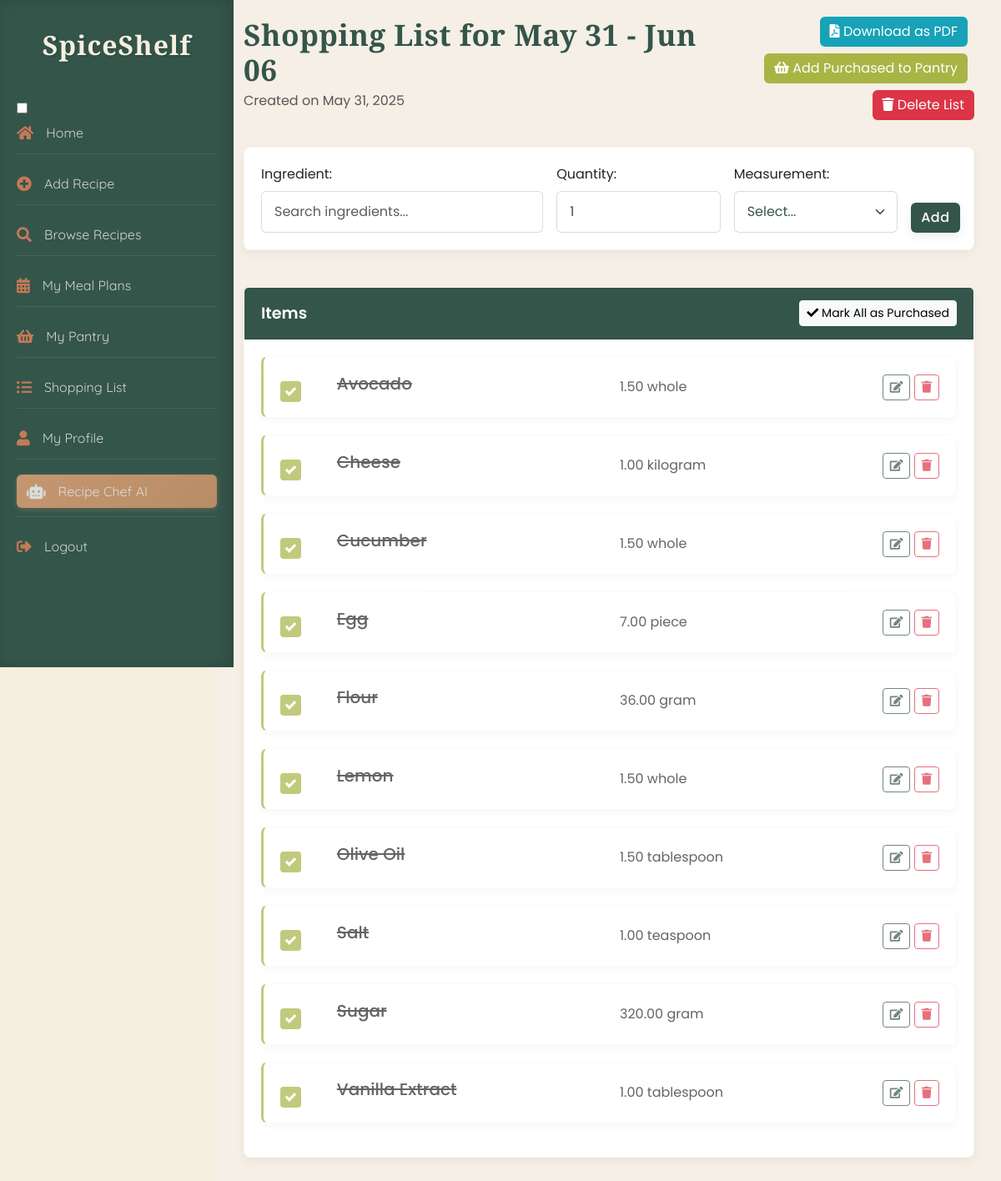
The app's page /SpiceShelf/index.php?action=shopping_list&id=33 (signed in) with its own data.
### tables this page shows
CREATE TABLE `shopping_lists` (
  `shopping_list_id` int(11) NOT NULL,
  `user_id` int(11) NOT NULL,
  `name` varchar(255) NOT NULL,
  `created_at` timestamp NOT NULL DEFAULT current_timestamp()
);

CREATE TABLE `shopping_list_items` (
  `id` int(11) NOT NULL,
  `shopping_list_id` int(11) NOT NULL,
  `ingredient_id` int(11) NOT NULL,
  `quantity` decimal(10,2) NOT NULL,
  `measurement_id` int(11) NOT NULL,
  `purchased` tinyint(1) NOT NULL DEFAULT 0
);

CREATE TABLE `ingredients` (
  `ingredient_id` int(11) NOT NULL,
  `name` varchar(100) NOT NULL
);

CREATE TABLE `measurements` (
  `measurement_id` int(11) NOT NULL,
  `name` varchar(50) NOT NULL
);

### SpiceShelf/controllers/ShoppingListController.php (called while the page is built, shortened)
<?php
require_once 'models/ShoppingList.php';
class ShoppingListController {
    private $shoppingList;
    public function __construct($conn) {
        $this->shoppingList = new ShoppingList($conn);
    }
    public function showLists() {
        if (isset($_GET['id'])) {
            return $this->viewList($_GET['id']);
        }
    }
    private function viewList($list_id) {
        $list = $this->shoppingList->getShoppingListById($list_id);
        $items = $this->shoppingList->getShoppingListItems($list_id);
        include 'views/view_shopping_list.php';
    }
}

### SpiceShelf/index.php (called while the page is built, shortened)
<?php
require_once 'controllers/MealPlanController.php';
require_once 'controllers/ShoppingListController.php';
$database = new Database();
$conn = $database->getConnection();
$router = new Router();
$userController = new UserController($conn);
$recipeController = new RecipeController($conn);
$pantryController = new PantryController($conn);
$mealPlanController = new MealPlanController($conn);
$shoppingListController = new ShoppingListController($conn);
$adminController = new AdminController($conn);
$router->addRoute('login', [$userController, 'login']);
$router->addRoute('register', [$userController, 'register']);
$router->addRoute('logout', function () {
    session_unset();
    session_destroy();
    header('Location: index.php?action=login');
    exit;
});
$router->addRoute('profile', [$userController, 'profile']);
$router->addRoute('add_recipe', [$recipeController, 'add']);
$router->addRoute('recipe_chat', [$recipeController, 'recipeChat']);
$router->addRoute('pantry', [$pantryController, 'showPantryItems']);
$router->addRoute('add', [$pantryController, 'add']);
$router->addRoute('update', [$pantryController, 'update']);
$router->addRoute('delete', [$pantryController, 'delete']);
$router->addRoute('favorite', [$recipeController, 'favorite']);
$router->addRoute('search_recipes', [$recipeController, 'searchRecipes']);
$router->addRoute('home', [$recipeController, 'displayHome']);
$router->addRoute('view_recipe', [$recipeController, 'viewRecipe']);
$router->addRoute('delete_recipe', [$recipeController, 'deleteRecipe']);
$router->addRoute('edit_recipe', [$recipeController, 'editRecipe']);
$router->addRoute('update_recipe', [$recipeController, 'updateRecipe']);
$router->addRoute('browse_recipes', [$recipeController, 'browseRecipes']);
$router->addRoute('meal_plans', [$mealPlanController, 'showMealPlans']);
$router->addRoute('shopping_list', [$shoppingListController, 'showLists']);
$router->addRoute('refresh_home_sections', [$recipeController, 'refresh_home_sections']);
$router->addRoute('getDefaultMeasurement', [$recipeController, 'getDefaultMeasurement']);
$router->addRoute('add_comment', [$recipeController, 'addComment']);
$router->addRoute('delete_comment', [$recipeController, 'deleteComment']);
$router->addRoute('pantry/bulkDelete', [$pantryController, 'bulkDelete']);
$router->addRoute('meal_plans/exportPDF', [$mealPlanController, 'exportPDF']);
$router->addRoute('meal_plans/searchRecipes', [$mealPlanController, 'searchRecipes']);
$router->addRoute('meal_plans/addMeal', [$mealPlanController, 'addMeal']);
$router->addRoute('meal_plans/getMeal', [$mealPlanController, 'getMeal']);
$router->addRoute('meal_plans/updateMeal', [$mealPlanController, 'updateMeal']);
$router->addRoute('meal_plans/removeMeal', [$mealPlanController, 'removeMeal']);
$router->addRoute('meal_plans/generateShoppingList', [$mealPlanController, 'generateShoppingList']);
$router->addRoute('adminLogin', [$adminController, 'adminLogin']);
$router->addRoute('adminLogout', [$adminController, 'adminLogout']);
$router->addRoute('adminDashboard', [$adminController, 'adminDashboard']);
$router->addRoute('adminUsers', [$adminController, 'adminUsers']);
$router->addRoute('adminViewUser', [$adminController, 'adminViewUser']);
$router->addRoute('adminRecipes', [$adminController, 'adminRecipes']);
$router->addRoute('adminViewRecipe', [$adminController, 'adminViewRecipe']);
$router->addRoute('adminIngredients', [$adminController, 'adminIngredients']);
$router->addRoute('adminAddIngredient', [$adminController, 'adminAddIngredient']);
$router->addRoute('adminEditIngredient', [$adminController, 'adminEditIngredient']);
$router->addRoute('adminDeleteIngredient', [$adminController, 'adminDeleteIngredient']);
$router->addRoute('adminCategories', [$adminController, 'adminCategories']);
$router->addRoute('adminAddCategory', [$adminController, 'adminAddCategory']);
$router->addRoute('adminEditCategory', [$adminController, 'adminEditCategory']);
$router->addRoute('adminDeleteCategory', [$adminController, 'adminDeleteCategory']);
$router->addRoute('adminDeleteUser', [$adminController, 'adminDeleteUser']);
$router->addRoute('adminDeleteRecipe', [$adminController, 'adminDeleteRecipe']);
$router->addRoute('adminUserReports', [$adminController, 'adminUserReports']);
$router->addRoute('adminRecipeReports', [$adminController, 'adminRecipeReports']);
$router->addRoute('adminAds', [$adminController, 'adminAds']);
$router->addRoute('adminAdReports', [$adminController, 'adminAdReports']);
$router->addRoute('adminExportAdReport', [$adminController, 'adminExportAdReport']);
$router->addRoute('adminExportUserReport', [$adminController, 'adminExportUserReport']);
$router->addRoute('adminExportRecipeReport', [$adminController, 'adminExportRecipeReport']);
$router->addRoute('adminSendInactivityNotice', [$adminController, 'adminSendInactivityNotice']);
$router->addRoute('logAdImpression', [$adminController, 'logAdImpression']);
$router->addRoute('adClick', [$adminController, 'adClick']);
$action = isset($_GET['action']) ? $_GET['action'] : 'home';
$router->handleRequest($action);
?>

### SpiceShelf/models/ShoppingList.php (called while the page is built, shortened)
<?php
class ShoppingList {
    private $conn;
    public function __construct($conn) {
        $this->conn = $conn;
    }
    public function getShoppingListById($shopping_list_id) {
        $query = "SELECT * FROM shopping_lists WHERE shopping_list_id = ?";
        $stmt = $this->conn->prepare($query);
        $stmt->bind_param("i", $shopping_list_id);
        $stmt->execute();
        $result = $stmt->get_result();
        return $result->fetch_assoc();
    }
    public function getShoppingListItems($shopping_list_id) {
        $query = "SELECT sli.id, sli.ingredient_id, i.name as ingredient_name,
                  sli.quantity, m.name as measurement_name, sli.purchased
                  FROM shopping_list_items sli
                  JOIN ingredients i ON sli.ingredient_id = i.ingredient_id
                  JOIN measurements m ON sli.measurement_id = m.measurement_id
                  WHERE sli.shopping_list_id = ?
                  ORDER BY sli.purchased ASC, i.name ASC";
        $stmt = $this->conn->prepare($query);
        $stmt->bind_param("i", $shopping_list_id);
        $stmt->execute();
        $result = $stmt->get_result();
        $items = [];
        while ($row = $result->fetch_assoc()) {
            $items[] = $row;
        }
        return $items;
    }
}

### SpiceShelf/views/view_shopping_list.php (the view, shortened to what this page needs)
<!DOCTYPE html>
<html lang="en">
<head>
    <link href="https://cdn.jsdelivr.net/npm/bootstrap@5.3.0/dist/css/bootstrap.min.css" rel="stylesheet">
    <link rel="stylesheet" href="https://cdn.jsdelivr.net/npm/bootstrap-icons@1.10.5/font/bootstrap-icons.css">
    <link rel="stylesheet" href="https://cdnjs.cloudflare.com/ajax/libs/font-awesome/6.0.0/css/all.min.css">
    <link rel="stylesheet" href="https://code.jquery.com/ui/1.13.2/themes/base/jquery-ui.css">
    <link rel="stylesheet" href="assets/css/view_shopping_list.css">
</head>
<body>
<?php include 'includes/header.php'; ?>
<div class="content-wrapper">
    <div class="container-fluid">
        <div class="row mb-4">
            <div class="col-md-8">
                <h1><?= htmlspecialchars($list['name']) ?></h1>
                <p class="text-muted">Created on <?= date('M d, Y', strtotime($list['created_at'])) ?></p>
            </div>
            <div class="col-md-4 text-end">
                <a href="index.php?action=shopping_list&subaction=downloadPdf&id=<?= $list['shopping_list_id'] ?>" class="btn btn-info mb-2 me-2">
                    <i class="fas fa-file-pdf"></i> Download as PDF
                </a>
                <button class="btn btn-success mb-2 me-2" id="addToPantryBtn">
                    <i class="fas fa-shopping-basket"></i> Add Purchased to Pantry
                </button>
                <button class="btn btn-danger mb-2" id="deleteListBtn">
                    <i class="fas fa-trash"></i> Delete List
                </button>
            </div>
        </div>
        <div class="row mb-4">
            <div class="col-md-12">
                <div class="card">
                    <div class="card-body">
                        <form id="addItemForm" class="row g-3">
                            <div class="col-md-5">
                                <label for="ingredientSearch" class="form-label">Ingredient:</label>
                                <input type="text" class="form-control" id="ingredientSearch" placeholder="Search ingredients...">
                            </div>
                            <div class="col-md-3">
                                <label for="quantity" class="form-label">Quantity:</label>
                                <input type="number" class="form-control" id="quantity" name="quantity" value="1" min="0.1" step="0.1" required>
                            </div>
                            <div class="col-md-3">
                                <label for="measurementId" class="form-label">Measurement:</label>
                                <select class="form-select" id="measurementId" name="measurement_id" required>
                                    <option value="">Select...</option>
                                </select>
                            </div>
                            <div class="col-md-1 d-flex align-items-end">
                                <button type="submit" class="btn btn-primary">Add</button>
                            </div>
                        </form>
                    </div>
                </div>
            </div>
        </div>
        <div class="row">
            <div class="col-md-12">
                <div class="card">
                    <div class="card-header d-flex justify-content-between align-items-center" style="background-color: #34554a; color: white;">
                        <h3 class="mb-0">Items</h3>
                        <button class="btn btn-light btn-sm" id="markAllPurchasedBtn">
                            <i class="fas fa-check"></i> Mark All as Purchased
                        </button>
                    </div>
                    <div class="card-body">
                        <?php if (empty($items)): ?>
                            <div class="alert alert-info">
                                <i class="fas fa-info-circle"></i> This shopping list is empty. Add some items above.
                            </div>
                        <?php else: ?>
                            <div id="itemsList">
                                <?php foreach ($items as $item): ?>
                                    <div class="card shopping-list-item <?= $item['purchased'] ? 'purchased' : '' ?>" data-item-id="<?= $item['id'] ?>">
                                        <div class="card-body">
                                            <div class="row align-items-center">
                                                <div class="col-md-1">
                                                    <label class="checkbox-container">
                                                        <span class="checkmark"></span>
                                                    </label>
                                                </div>
                                                <div class="col-md-5">
                                                    <h5 class="card-title ingredient-name"><?= htmlspecialchars($item['ingredient_name']) ?></h5>
                                                </div>
                                                <div class="col-md-3">
                                                    <p class="card-text"><?= number_format($item['quantity'], 2) ?> <?= htmlspecialchars($item['measurement_name']) ?></p>
                                                </div>
                                                <div class="col-md-3 text-end">
                                                    <button class="btn btn-sm btn-outline-primary edit-item-btn">
                                                        <i class="fas fa-edit"></i>
                                                    </button>
                                                    <button class="btn btn-sm btn-outline-danger remove-item-btn">
                                                        <i class="fas fa-trash"></i>
                                                    </button>
                                                </div>
                                            </div>
                                        </div>
                                    </div>
                                <?php endforeach; ?>
                            </div>
                        <?php endif; ?>
                    </div>
                </div>
            </div>
        </div>
    </div>
</div>
</body>
</html>

### records on screen
shopping_lists: name "Shopping List for May 31 - Jun 06", created_at "May 31, 2025"
shopping_list_items: ingredient.name "Avocado", quantity "1.50", measurement.name "whole"
shopping_list_items: ingredient.name "Cheese", quantity "1.00", measurement.name "kilogram"
shopping_list_items: ingredient.name "Cucumber", quantity "1.50", measurement.name "whole"
shopping_list_items: ingredient.name "Egg", quantity "7.00", measurement.name "piece"
shopping_list_items: ingredient.name "Flour", quantity "36.00", measurement.name "gram"
shopping_list_items: ingredient.name "Lemon", quantity "1.50", measurement.name "whole"
shopping_list_items: ingredient.name "Olive Oil", quantity "1.50", measurement.name "tablespoon"
shopping_list_items: ingredient.name "Salt", quantity "1.00", measurement.name "teaspoon"
shopping_list_items: ingredient.name "Sugar", quantity "320.00", measurement.name "gram"
shopping_list_items: ingredient.name "Vanilla Extract", quantity "1.00", measurement.name "tablespoon"
